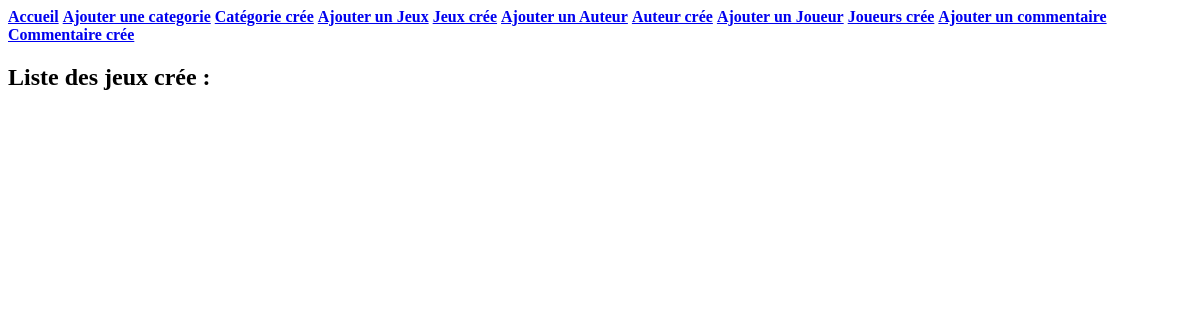
The app's page /ludo/affichagejeux/, older data.
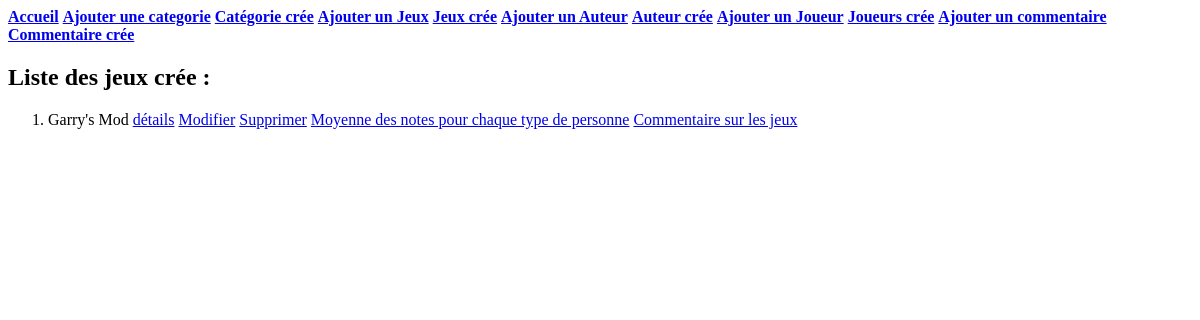
The same page, newer data.
### ludo/models.py (models this page shows, shortened)
class Jeux(models.Model):
    titre_jeux = models.CharField(max_length=100)
    annee_jeux = models.IntegerField(blank=False)
    image_jeux = models.ImageField(upload_to='images', null = True, blank = True)
    editeur_jeux = models.CharField(max_length=100)
    auteur_jeux = models.CharField(max_length=100)
    categorie_jeux = models.ForeignKey("Categorie", on_delete=models.CASCADE)
    def __str__(self):
        chaine2 = f"{self.titre_jeux}"
        return chaine2

### ludo/views.py (the view)
# urls.py: path('affichagejeux/', views.affichagejeux),
def affichagejeux(request):
    liste2 = list(models.Jeux.objects.all())
    return render(request, 'ludo/affichagejeux.html',{"liste" : liste2})

### ludo/templates/ludo/affichagejeux.html (shortened to what this page needs)
<!DOCTYPE html>
<html lang="en">
<head>
</head>
<body>
<a href="/ludo/"><strong>Accueil</strong></a>
<a href="/ludo/ajoutcategorie"><strong> Ajouter une categorie</strong></a>
<a href="/ludo/affichagecategorie"><strong> Catégorie crée</strong></a>
<a href="/ludo/ajoutjeux"><strong> Ajouter un Jeux</strong></a>
<a href="/ludo/affichagejeux"><strong> Jeux crée</strong></a>
<a href="/ludo/ajoutauteurs"><strong> Ajouter un Auteur</strong></a>
<a href="/ludo/affichageauteurs"><strong> Auteur crée</strong></a>
<a href="/ludo/ajoutjoueurs"><strong> Ajouter un Joueur</strong></a>
<a href="/ludo/affichagejoueurs"><strong>Joueurs crée</strong></a>
<a href="/ludo/ajoutcommentaires"><strong> Ajouter un commentaire</strong></a>
<a href="/ludo/affichagecommentaires"><strong>Commentaire crée</strong></a>
<h2 > Liste des jeux crée :</h2>
<ol>
    {% for j in liste %}
        <li> {{j}} <a href="/ludo/affichejeux/{{j.id}}/">détails</a> <a class="updatejeux" href="/ludo/updatejeux/{{j.id}}/">Modifier</a> <a class="del" href="/ludo/deletejeux/{{j.id}}/">Supprimer</a> <a href="/ludo/deletejeux/{{j.id}}/">Moyenne des notes pour chaque type de personne</a> <a href="/ludo/deletejeux/{{j.id}}/">Commentaire sur les jeux</a></li>
    {% endfor %}
</ol>
</body>
</html>

Row changes from the older to the newer data that the page shows:
added Jeux: titre_jeux "Garry's Mod"
